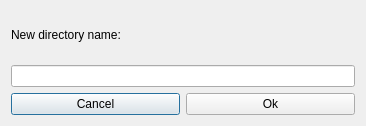
<?xml version="1.0" encoding="UTF-8"?>
<ui version="4.0">
 <class>CreateDirectory</class>
 <widget class="QDialog" name="CreateDirectory">
  <property name="geometry">
   <rect>
    <x>0</x>
    <y>0</y>
    <width>366</width>
    <height>126</height>
   </rect>
  </property>
  <property name="windowTitle">
   <string>Dialog</string>
  </property>
  <layout class="QVBoxLayout" name="verticalLayout_2">
   <item>
    <layout class="QVBoxLayout" name="verticalLayout">
     <item>
      <widget class="QLabel" name="dirLabel">
       <property name="text">
        <string>New directory name:</string>
       </property>
      </widget>
     </item>
     <item>
      <widget class="QLineEdit" name="dirName"/>
     </item>
    </layout>
   </item>
   <item>
    <layout class="QHBoxLayout" name="horizontalLayout">
     <item>
      <widget class="QPushButton" name="cancelButton">
       <property name="text">
        <string>Cancel</string>
       </property>
      </widget>
     </item>
     <item>
      <widget class="QPushButton" name="okButton">
       <property name="text">
        <string>Ok</string>
       </property>
      </widget>
     </item>
    </layout>
   </item>
  </layout>
 </widget>
 <resources/>
 <connections/>
</ui>
